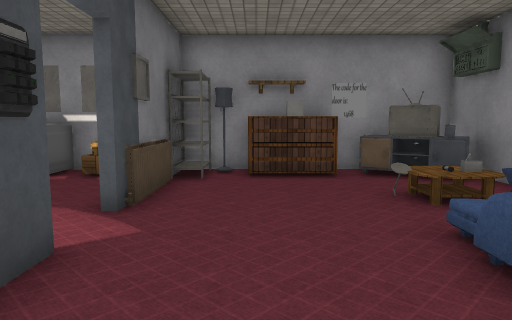
View 1 (above)

22 first-person views from a walk through a 3-D level made in the Unity game engine. The camera is 1.4 m above the floor, tilts 6° down and sees 70° across. Doors are open. The floor is counted in squares, 1 m on a side. Each view is taken from the middle of a square. On the plan, view 1 faces up. The plan holds only what a view shows up to about 16 squares ahead; the rest is blank. The place goes on beyond the plan. The player is left out. Some surface patterns are stand-ins.

View 2
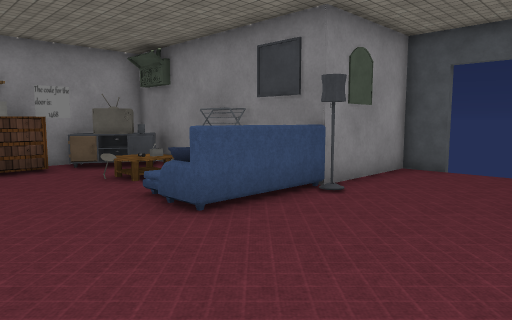

View 3
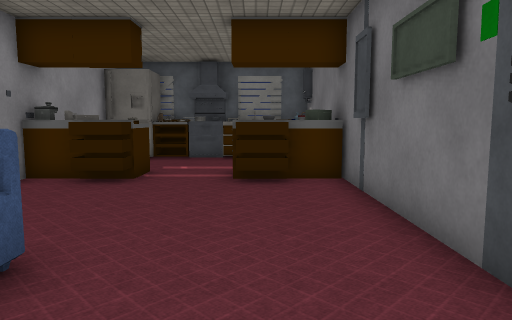

View 4
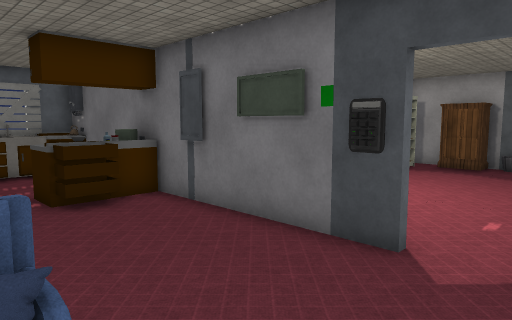

View 5
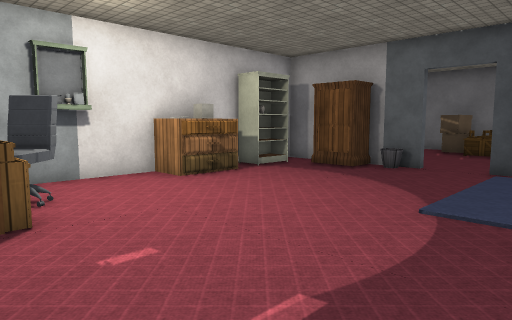

View 6
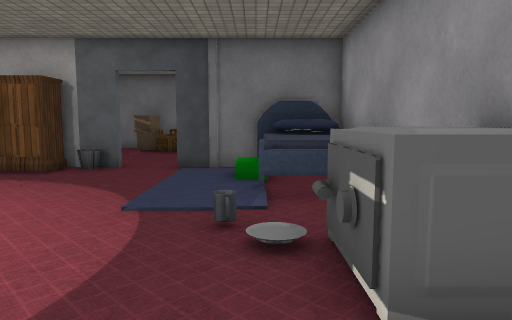

View 7
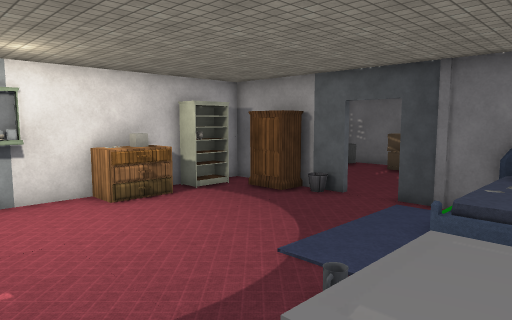

View 8
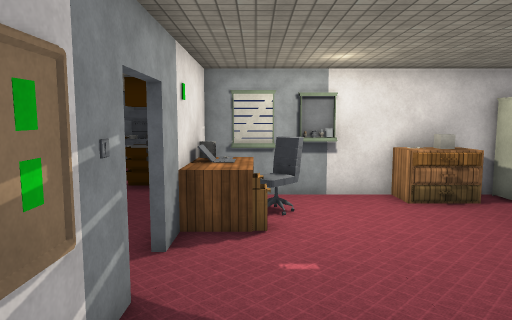

View 9
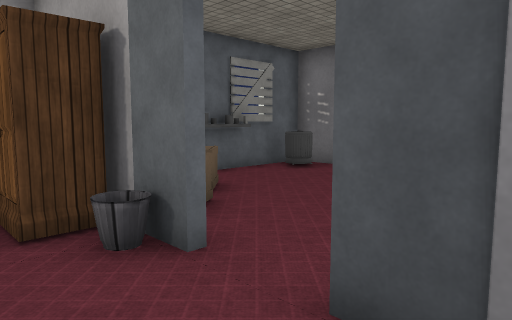

View 10
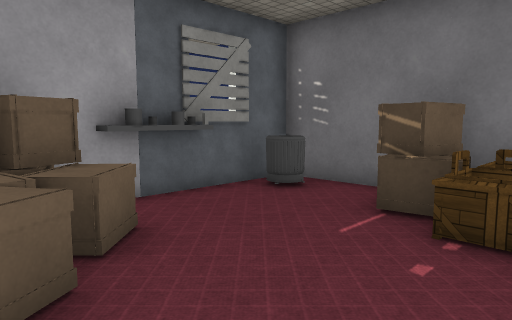

View 11
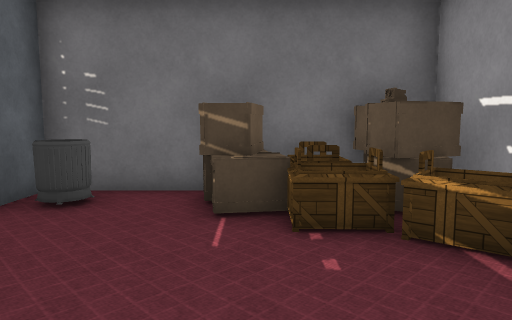

View 12
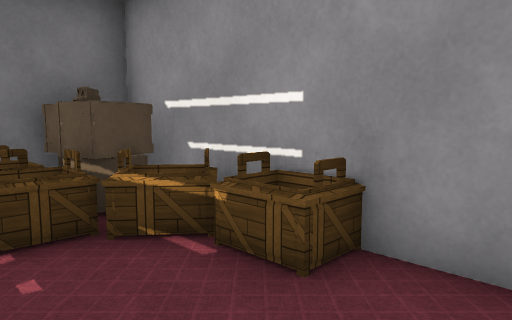

View 13
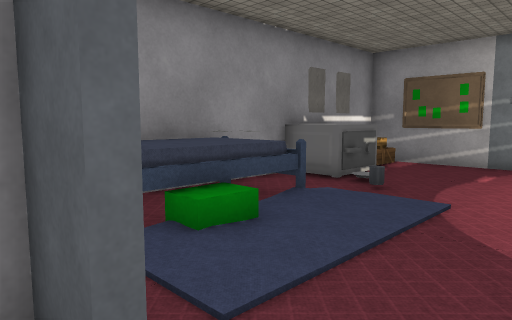

View 14
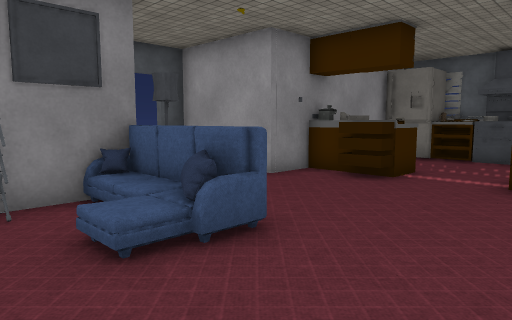

View 15
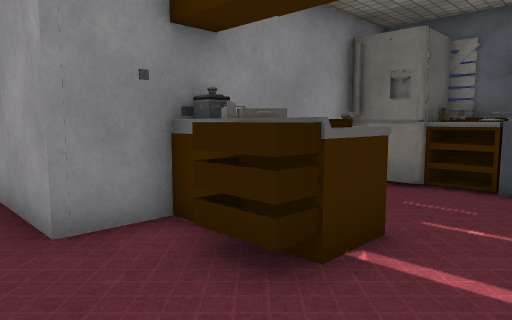

View 16
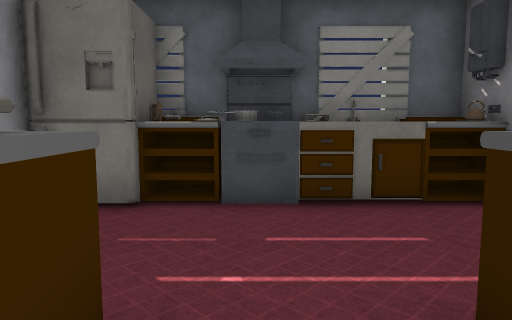

View 17
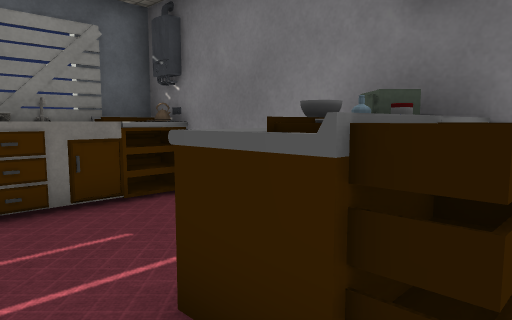

View 18
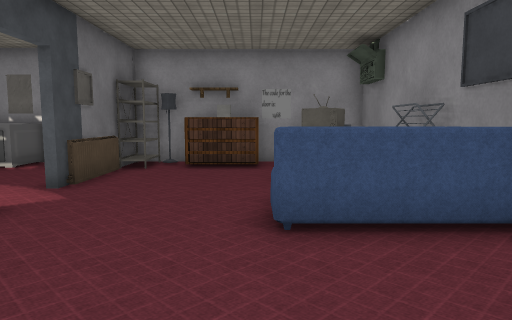

View 19
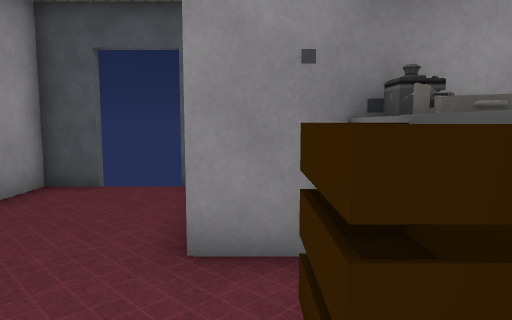

View 20
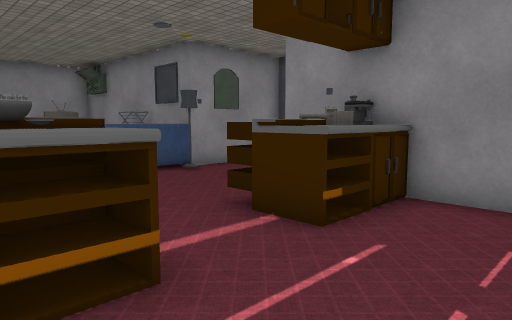

View 21
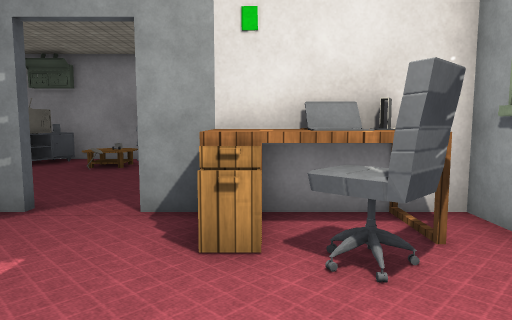

View 22
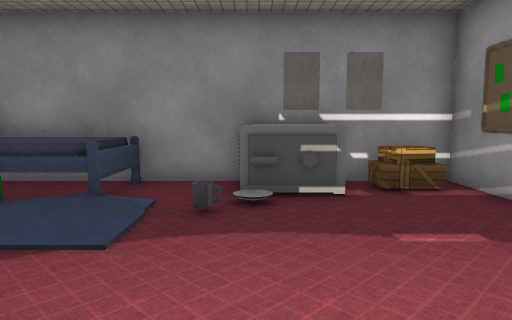

### Floor plan
Key: @ floor where view 1 was taken; # wall or solid block; . main floor; : floor 1 m higher than the main floor; / step, stairs or slope; D open door; = window, fence, low wall or low ledge; ^ raised ledge; P poster; R dresser; S sofa; I sink; E oven; F fridge; W wardrobe; C carpet; K desk; A drawers; B bed; O other object.
Columns run from 23 left of view 1 to 10 right of it. Each row starts with its distance up from view 1.
 12                           O
 11          #################O###
 10          #  :/..^P.//OOROROOO#
  9          B   /..^^...O.....OO#
  8          #C CC../....O.......#
  7  #########..  .......O....O/.#
  6  #OO===..#...........#....//O#
  5 ##O#=....D...........D......O#
  4 ####.....D...........D....O..#
  3 #OO......O...........O...OSSS#####
  2 #OO....OO#W........KK#......O....#
  1 #.....OOOWW.......OKK#...........D
  0 #.O...OO ##O.AAA...KK#.@.........D
 -1 #.##OO#O ###.AOA...###...........#
 -2 ###        ##   #### #.......#####
 -3                      # O..^^O#
 -4                      #OO..OOO#
 -5                      #.......#
 -6                      #.......#
 -7                      #.......#
 -8                      OIIEEOFF#
 -9                      OIIEEEOF
-10                      ######^

Positions as (right, up) in squares from view 1, and headings:
1: (0, 0), facing up
2: (-1, -2), facing up-right
3: (0, 6), facing down
4: (3, 6), facing down-left
5: (-3, 8), facing down-left
6: (-3, 8), facing left
7: (-4, 10), facing down-left
8: (-4, 10), facing down
9: (-12, 7), facing down-left
10: (-15, 5), facing down-left
11: (-15, 3), facing left
12: (-15, 3), facing up-left
13: (-15, 4), facing up-right
14: (-1, 6), facing down-right
15: (1, 0), facing down-right
16: (2, -2), facing down
17: (2, -2), facing down-left
18: (2, -2), facing up
19: (2, -2), facing right
20: (-1, -7), facing up-right
21: (-8, 2), facing right
22: (-7, 2), facing up
